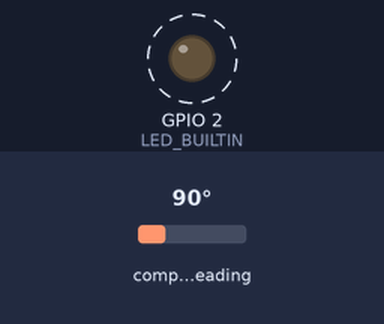
Bench run of a sketch on a simulated ESP32. Parts: output pins drawn as LEDs (lit = HIGH). Dashed ring = blinking. The inputs (shaded band) are chosen by the test bench; at power-on: compass heading 90°. What the sketch prints to the serial monitor is not drawn.

Above: at 1.4 s.
Timing chart, 0 to 4.1 s (numbered marks = the images above):
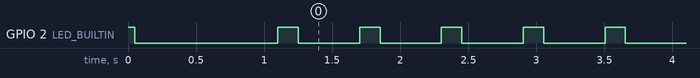

Measured:
- by itself, GPIO 2 (LED_BUILTIN): repeats every 0.60 s: HIGH 0.15 s, LOW 0.45 s

The sketch:

MagnetometerSensor.ino
```cpp
#include <Wire.h>
#include <Adafruit_Sensor.h>
#include <Adafruit_HMC5883_U.h>

//I2c Pins
#define I2C_SDA 18
#define I2C_SCL 16
// Pins for UART1
#define SERIAL_TX_PIN 35
#define SERIAL_RX_PIN 33

// Use UART1
HardwareSerial SerialPort(1);

//I2C custom Wire
TwoWire custom_i2c_bus  = TwoWire(0);
Adafruit_HMC5883_Unified magnetometer = Adafruit_HMC5883_Unified(&custom_i2c_bus );

void setup()
{
  pinMode(LED_BUILTIN, OUTPUT);

  Serial.begin(9600);
  SerialPort.begin(9600, SERIAL_8N1, SERIAL_TX_PIN, SERIAL_RX_PIN);

  digitalWrite(LED_BUILTIN, HIGH);
  delay(50);
  digitalWrite(LED_BUILTIN, LOW);
  delay(50);

  SerialPort.print("START|v1|END");
  Serial.println("v1");

  custom_i2c_bus .begin(I2C_SDA, I2C_SCL, 100000);
  delay(1000);

  if(!magnetometer.begin(&custom_i2c_bus ))
  {
    Serial.println("Ooops, no HMC5883 detected ... Check your wiring!");
  }
  else
  {
    Serial.println("HMC5883 detected");
  }
}

void loop()
{
  /* Get a new sensor event */
  sensors_event_t event;
  magnetometer.getEvent(&event);
  Serial.println(event.magnetic.z);


  digitalWrite(LED_BUILTIN, HIGH);
  delay(150);
  digitalWrite(LED_BUILTIN, LOW);
  delay(450);
}
```
